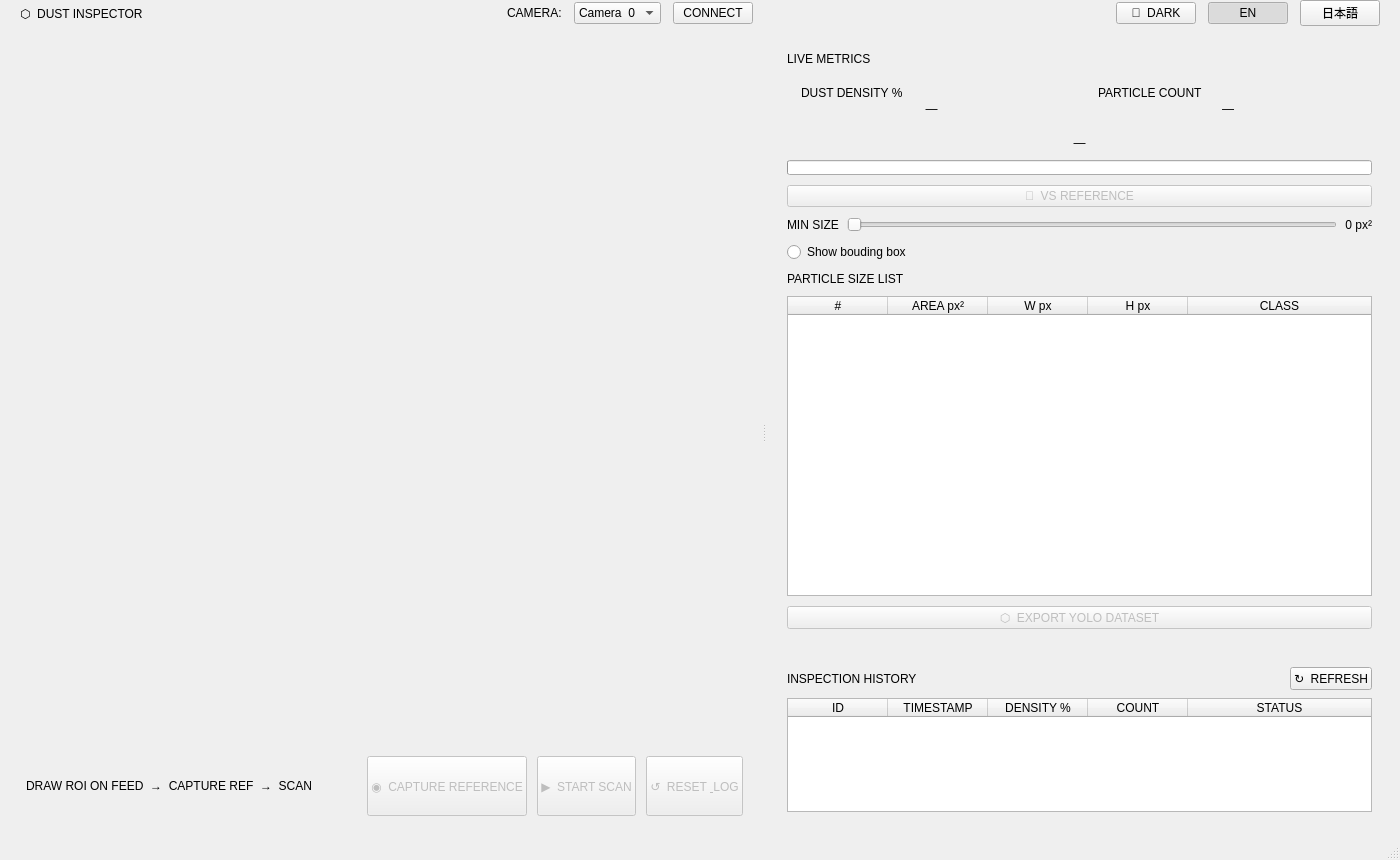
<?xml version="1.0" encoding="UTF-8"?>
<ui version="4.0">
 <class>MainWindow</class>
 <widget class="QMainWindow" name="MainWindow">
  <property name="geometry">
   <rect>
    <x>0</x>
    <y>0</y>
    <width>1400</width>
    <height>860</height>
   </rect>
  </property>
  <property name="minimumSize">
   <size>
    <width>1200</width>
    <height>760</height>
   </size>
  </property>
  <property name="windowTitle">
   <string>DUST INSPECTOR  //  INDUSTRIAL CV SYSTEM</string>
  </property>
  <property name="styleSheet">
   <string notr="true">
/* Styles are applied at runtime by theme_manager.py */
   </string>
  </property>
  <widget class="QWidget" name="centralwidget">
   <layout class="QVBoxLayout" name="layoutMain">
    <property name="spacing">
     <number>0</number>
    </property>
    <property name="leftMargin">
     <number>0</number>
    </property>
    <property name="topMargin">
     <number>0</number>
    </property>
    <property name="rightMargin">
     <number>0</number>
    </property>
    <property name="bottomMargin">
     <number>0</number>
    </property>
    <item>
     <widget class="QFrame" name="topBar">
      <layout class="QHBoxLayout" name="layoutTopBar">
       <property name="spacing">
        <number>12</number>
       </property>
       <property name="leftMargin">
        <number>20</number>
       </property>
       <property name="topMargin">
        <number>0</number>
       </property>
       <property name="rightMargin">
        <number>20</number>
       </property>
       <property name="bottomMargin">
        <number>0</number>
       </property>
       <item>
        <widget class="QLabel" name="lblTitle">
         <property name="text">
          <string>⬡  DUST INSPECTOR</string>
         </property>
        </widget>
       </item>
       <item>
        <spacer name="spacerTopLeft">
         <property name="orientation">
          <enum>Qt::Horizontal</enum>
         </property>
         <property name="sizeHint" stdset="0">
          <size>
           <width>40</width>
           <height>20</height>
          </size>
         </property>
        </spacer>
       </item>
       <item>
        <widget class="QLabel" name="lblCameraText">
         <property name="text">
          <string>CAMERA:</string>
         </property>
        </widget>
       </item>
       <item>
        <widget class="QComboBox" name="cmbCamera">
         <item>
          <property name="text">
           <string>Camera  0</string>
          </property>
         </item>
         <item>
          <property name="text">
           <string>Camera  1</string>
          </property>
         </item>
         <item>
          <property name="text">
           <string>Camera  2</string>
          </property>
         </item>
         <item>
          <property name="text">
           <string>Camera  3</string>
          </property>
         </item>
        </widget>
       </item>
       <item>
        <widget class="QPushButton" name="btnConnect">
         <property name="text">
          <string>CONNECT</string>
         </property>
        </widget>
       </item>
       <item>
        <spacer name="spacerTopRight">
         <property name="orientation">
          <enum>Qt::Horizontal</enum>
         </property>
         <property name="sizeHint" stdset="0">
          <size>
           <width>20</width>
           <height>20</height>
          </size>
         </property>
        </spacer>
       </item>
       <item>
        <widget class="QPushButton" name="btnToggleTheme">
         <property name="toolTip">
          <string>Toggle Dark / Light mode</string>
         </property>
         <property name="text">
          <string>🌙  DARK</string>
         </property>
         <property name="checkable">
          <bool>false</bool>
         </property>
        </widget>
       </item>
       <item>
        <widget class="QPushButton" name="btnLangEn">
         <property name="toolTip">
          <string>English</string>
         </property>
         <property name="text">
          <string>EN</string>
         </property>
         <property name="checkable">
          <bool>true</bool>
         </property>
         <property name="checked">
          <bool>true</bool>
         </property>
        </widget>
       </item>
       <item>
        <widget class="QPushButton" name="btnLangJa">
         <property name="toolTip">
          <string>日本語</string>
         </property>
         <property name="text">
          <string>日本語</string>
         </property>
         <property name="checkable">
          <bool>true</bool>
         </property>
         <property name="checked">
          <bool>false</bool>
         </property>
        </widget>
       </item>
      </layout>
     </widget>
    </item>
    <item>
     <widget class="QSplitter" name="splitterMain">
      <property name="sizePolicy">
       <sizepolicy hsizetype="Expanding" vsizetype="Expanding">
        <horstretch>1</horstretch>
        <verstretch>1</verstretch>
       </sizepolicy>
      </property>
      <property name="orientation">
       <enum>Qt::Horizontal</enum>
      </property>
      <property name="handleWidth">
       <number>2</number>
      </property>
      <widget class="QWidget" name="leftPanel">
       <layout class="QVBoxLayout" name="layoutLeft">
        <property name="spacing">
         <number>10</number>
        </property>
        <property name="leftMargin">
         <number>12</number>
        </property>
        <property name="topMargin">
         <number>12</number>
        </property>
        <property name="rightMargin">
         <number>6</number>
        </property>
        <property name="bottomMargin">
         <number>12</number>
        </property>
        <item>
         <widget class="ClickableLabel" name="lblVideoFeed">
          <property name="sizePolicy">
           <sizepolicy hsizetype="Preferred" vsizetype="Preferred">
            <horstretch>1</horstretch>
            <verstretch>1</verstretch>
           </sizepolicy>
          </property>
          <property name="maximumSize">
           <size>
            <width>16777215</width>
            <height>16777215</height>
           </size>
          </property>
          <property name="text">
           <string/>
          </property>
          <property name="alignment">
           <set>Qt::AlignCenter</set>
          </property>
         </widget>
        </item>
        <item>
         <widget class="QFrame" name="cardControls">
          <layout class="QHBoxLayout" name="layoutControls">
           <property name="spacing">
            <number>10</number>
           </property>
           <property name="leftMargin">
            <number>14</number>
           </property>
           <property name="topMargin">
            <number>10</number>
           </property>
           <property name="rightMargin">
            <number>14</number>
           </property>
           <property name="bottomMargin">
            <number>10</number>
           </property>
           <item>
            <widget class="QLabel" name="lblSectionRoi">
             <property name="text">
              <string>DRAW ROI ON FEED  →  CAPTURE REF  →  SCAN</string>
             </property>
            </widget>
           </item>
           <item>
            <spacer name="spacerControlsLeft">
             <property name="orientation">
              <enum>Qt::Horizontal</enum>
             </property>
             <property name="sizeHint" stdset="0">
              <size>
               <width>40</width>
               <height>20</height>
              </size>
             </property>
            </spacer>
           </item>
           <item>
            <widget class="QPushButton" name="btnReference">
             <property name="enabled">
              <bool>false</bool>
             </property>
             <property name="minimumSize">
              <size>
               <width>0</width>
               <height>60</height>
              </size>
             </property>
             <property name="text">
              <string>◉  CAPTURE REFERENCE</string>
             </property>
            </widget>
           </item>
           <item>
            <widget class="QPushButton" name="btnScan">
             <property name="enabled">
              <bool>false</bool>
             </property>
             <property name="minimumSize">
              <size>
               <width>0</width>
               <height>60</height>
              </size>
             </property>
             <property name="text">
              <string>▶  START SCAN</string>
             </property>
            </widget>
           </item>
           <item>
            <widget class="QPushButton" name="btnReset">
             <property name="enabled">
              <bool>false</bool>
             </property>
             <property name="minimumSize">
              <size>
               <width>0</width>
               <height>60</height>
              </size>
             </property>
             <property name="text">
              <string>↺  RESET &amp; LOG</string>
             </property>
            </widget>
           </item>
          </layout>
         </widget>
        </item>
       </layout>
      </widget>
      <widget class="QWidget" name="rightPanel">
       <layout class="QVBoxLayout" name="layoutRight">
        <property name="spacing">
         <number>10</number>
        </property>
        <property name="leftMargin">
         <number>6</number>
        </property>
        <property name="topMargin">
         <number>12</number>
        </property>
        <property name="rightMargin">
         <number>12</number>
        </property>
        <property name="bottomMargin">
         <number>12</number>
        </property>
        <item>
         <widget class="QFrame" name="cardMetrics">
          <layout class="QVBoxLayout" name="layoutMetrics">
           <property name="spacing">
            <number>10</number>
           </property>
           <property name="leftMargin">
            <number>16</number>
           </property>
           <property name="topMargin">
            <number>14</number>
           </property>
           <property name="rightMargin">
            <number>16</number>
           </property>
           <property name="bottomMargin">
            <number>14</number>
           </property>
           <item>
            <widget class="QLabel" name="lblSectionMetrics">
             <property name="maximumSize">
              <size>
               <width>16777215</width>
               <height>25</height>
              </size>
             </property>
             <property name="text">
              <string>LIVE METRICS</string>
             </property>
            </widget>
           </item>
           <item>
            <layout class="QHBoxLayout" name="layoutMetricCards">
             <property name="spacing">
              <number>8</number>
             </property>
             <item>
              <widget class="QFrame" name="cardDensity">
               <layout class="QVBoxLayout" name="layoutDensityCard">
                <property name="spacing">
                 <number>2</number>
                </property>
                <property name="leftMargin">
                 <number>14</number>
                </property>
                <property name="topMargin">
                 <number>10</number>
                </property>
                <property name="rightMargin">
                 <number>14</number>
                </property>
                <property name="bottomMargin">
                 <number>10</number>
                </property>
                <item>
                 <widget class="QLabel" name="lblDensityTitle">
                  <property name="text">
                   <string>DUST DENSITY %</string>
                  </property>
                 </widget>
                </item>
                <item>
                 <widget class="QLabel" name="lblDensityValue">
                  <property name="text">
                   <string>—</string>
                  </property>
                  <property name="alignment">
                   <set>Qt::AlignCenter</set>
                  </property>
                 </widget>
                </item>
               </layout>
              </widget>
             </item>
             <item>
              <widget class="QFrame" name="cardCount">
               <layout class="QVBoxLayout" name="layoutCountCard">
                <property name="spacing">
                 <number>2</number>
                </property>
                <property name="leftMargin">
                 <number>14</number>
                </property>
                <property name="topMargin">
                 <number>10</number>
                </property>
                <property name="rightMargin">
                 <number>14</number>
                </property>
                <property name="bottomMargin">
                 <number>10</number>
                </property>
                <item>
                 <widget class="QLabel" name="lblCountTitle">
                  <property name="text">
                   <string>PARTICLE COUNT</string>
                  </property>
                 </widget>
                </item>
                <item>
                 <widget class="QLabel" name="lblCountValue">
                  <property name="text">
                   <string>—</string>
                  </property>
                  <property name="alignment">
                   <set>Qt::AlignCenter</set>
                  </property>
                 </widget>
                </item>
               </layout>
              </widget>
             </item>
            </layout>
           </item>
           <item>
            <widget class="QLabel" name="lblStatus">
             <property name="text">
              <string>—</string>
             </property>
             <property name="alignment">
              <set>Qt::AlignCenter</set>
             </property>
            </widget>
           </item>
           <item>
            <widget class="QProgressBar" name="progressDensity">
             <property name="maximumSize">
              <size>
               <width>16777215</width>
               <height>15</height>
              </size>
             </property>
             <property name="maximum">
              <number>100</number>
             </property>
             <property name="value">
              <number>0</number>
             </property>
             <property name="textVisible">
              <bool>false</bool>
             </property>
            </widget>
           </item>
           <item>
            <widget class="QPushButton" name="btnToggleOverlay">
             <property name="enabled">
              <bool>false</bool>
             </property>
             <property name="text">
              <string>🔬  VS REFERENCE</string>
             </property>
             <property name="checkable">
              <bool>true</bool>
             </property>
            </widget>
           </item>
           <item>
            <layout class="QHBoxLayout" name="layoutSizeFilter">
             <property name="spacing">
              <number>8</number>
             </property>
             <item>
              <widget class="QLabel" name="lblSizeFilterTitle">
               <property name="maximumSize">
                <size>
                 <width>16777215</width>
                 <height>25</height>
                </size>
               </property>
               <property name="text">
                <string>MIN SIZE</string>
               </property>
              </widget>
             </item>
             <item>
              <widget class="QSlider" name="sliderSizeFilter">
               <property name="sizePolicy">
                <sizepolicy hsizetype="Expanding" vsizetype="Fixed">
                 <horstretch>1</horstretch>
                 <verstretch>0</verstretch>
                </sizepolicy>
               </property>
               <property name="maximumSize">
                <size>
                 <width>16777215</width>
                 <height>25</height>
                </size>
               </property>
               <property name="minimum">
                <number>0</number>
               </property>
               <property name="maximum">
                <number>5000</number>
               </property>
               <property name="value">
                <number>0</number>
               </property>
               <property name="orientation">
                <enum>Qt::Horizontal</enum>
               </property>
              </widget>
             </item>
             <item>
              <widget class="QLabel" name="lblSizeFilterValue">
               <property name="maximumSize">
                <size>
                 <width>16777215</width>
                 <height>25</height>
                </size>
               </property>
               <property name="text">
                <string>0 px²</string>
               </property>
               <property name="alignment">
                <set>Qt::AlignRight|Qt::AlignTrailing|Qt::AlignVCenter</set>
               </property>
              </widget>
             </item>
            </layout>
           </item>
           <item>
            <widget class="QRadioButton" name="radioShowBB">
             <property name="maximumSize">
              <size>
               <width>16777215</width>
               <height>25</height>
              </size>
             </property>
             <property name="text">
              <string>Show bouding box</string>
             </property>
            </widget>
           </item>
           <item>
            <widget class="QLabel" name="lblSectionParticles">
             <property name="maximumSize">
              <size>
               <width>16777215</width>
               <height>25</height>
              </size>
             </property>
             <property name="text">
              <string>PARTICLE SIZE LIST</string>
             </property>
            </widget>
           </item>
           <item>
            <widget class="QTableWidget" name="tableParticles">
             <property name="sizePolicy">
              <sizepolicy hsizetype="Expanding" vsizetype="Maximum">
               <horstretch>0</horstretch>
               <verstretch>0</verstretch>
              </sizepolicy>
             </property>
             <property name="minimumSize">
              <size>
               <width>0</width>
               <height>300</height>
              </size>
             </property>
             <property name="maximumSize">
              <size>
               <width>16777215</width>
               <height>16777215</height>
              </size>
             </property>
             <property name="editTriggers">
              <set>QAbstractItemView::NoEditTriggers</set>
             </property>
             <property name="selectionBehavior">
              <enum>QAbstractItemView::SelectRows</enum>
             </property>
             <property name="showGrid">
              <bool>false</bool>
             </property>
             <property name="rowCount">
              <number>0</number>
             </property>
             <property name="columnCount">
              <number>5</number>
             </property>
             <attribute name="horizontalHeaderStretchLastSection">
              <bool>true</bool>
             </attribute>
             <attribute name="verticalHeaderVisible">
              <bool>false</bool>
             </attribute>
             <column>
              <property name="text">
               <string>#</string>
              </property>
             </column>
             <column>
              <property name="text">
               <string>AREA px²</string>
              </property>
             </column>
             <column>
              <property name="text">
               <string>W px</string>
              </property>
             </column>
             <column>
              <property name="text">
               <string>H px</string>
              </property>
             </column>
             <column>
              <property name="text">
               <string>CLASS</string>
              </property>
             </column>
            </widget>
           </item>
           <item>
            <widget class="QPushButton" name="btnExportYolo">
             <property name="enabled">
              <bool>false</bool>
             </property>
             <property name="text">
              <string>⬡  EXPORT YOLO DATASET</string>
             </property>
            </widget>
           </item>
          </layout>
         </widget>
        </item>
        <item>
         <widget class="QFrame" name="cardHistory">
          <property name="sizePolicy">
           <sizepolicy hsizetype="Expanding" vsizetype="Expanding">
            <horstretch>1</horstretch>
            <verstretch>1</verstretch>
           </sizepolicy>
          </property>
          <property name="maximumSize">
           <size>
            <width>16777215</width>
            <height>250</height>
           </size>
          </property>
          <layout class="QVBoxLayout" name="layoutHistory">
           <property name="spacing">
            <number>8</number>
           </property>
           <property name="leftMargin">
            <number>16</number>
           </property>
           <property name="topMargin">
            <number>14</number>
           </property>
           <property name="rightMargin">
            <number>16</number>
           </property>
           <property name="bottomMargin">
            <number>14</number>
           </property>
           <item>
            <layout class="QHBoxLayout" name="layoutHistoryHeader">
             <item>
              <widget class="QLabel" name="lblSectionHistory">
               <property name="text">
                <string>INSPECTION HISTORY</string>
               </property>
              </widget>
             </item>
             <item>
              <spacer name="spacerHistoryHeader">
               <property name="orientation">
                <enum>Qt::Horizontal</enum>
               </property>
               <property name="sizeHint" stdset="0">
                <size>
                 <width>40</width>
                 <height>20</height>
                </size>
               </property>
              </spacer>
             </item>
             <item>
              <widget class="QPushButton" name="btnRefresh">
               <property name="text">
                <string>↻  REFRESH</string>
               </property>
              </widget>
             </item>
            </layout>
           </item>
           <item>
            <widget class="QTableWidget" name="tableHistory">
             <property name="sizePolicy">
              <sizepolicy hsizetype="Expanding" vsizetype="Expanding">
               <horstretch>1</horstretch>
               <verstretch>1</verstretch>
              </sizepolicy>
             </property>
             <property name="minimumSize">
              <size>
               <width>580</width>
               <height>0</height>
              </size>
             </property>
             <property name="maximumSize">
              <size>
               <width>16777215</width>
               <height>16777215</height>
              </size>
             </property>
             <property name="editTriggers">
              <set>QAbstractItemView::NoEditTriggers</set>
             </property>
             <property name="selectionBehavior">
              <enum>QAbstractItemView::SelectRows</enum>
             </property>
             <property name="showGrid">
              <bool>false</bool>
             </property>
             <property name="rowCount">
              <number>0</number>
             </property>
             <property name="columnCount">
              <number>5</number>
             </property>
             <attribute name="horizontalHeaderStretchLastSection">
              <bool>true</bool>
             </attribute>
             <attribute name="verticalHeaderVisible">
              <bool>false</bool>
             </attribute>
             <column>
              <property name="text">
               <string>ID</string>
              </property>
             </column>
             <column>
              <property name="text">
               <string>TIMESTAMP</string>
              </property>
             </column>
             <column>
              <property name="text">
               <string>DENSITY %</string>
              </property>
             </column>
             <column>
              <property name="text">
               <string>COUNT</string>
              </property>
             </column>
             <column>
              <property name="text">
               <string>STATUS</string>
              </property>
             </column>
            </widget>
           </item>
          </layout>
         </widget>
        </item>
       </layout>
      </widget>
     </widget>
    </item>
   </layout>
  </widget>
  <widget class="QStatusBar" name="statusBar"/>
 </widget>
 <customwidgets>
  <customwidget>
   <class>ClickableLabel</class>
   <extends>QLabel</extends>
   <header>clickablelabel.h</header>
  </customwidget>
 </customwidgets>
 <resources/>
 <connections/>
</ui>
